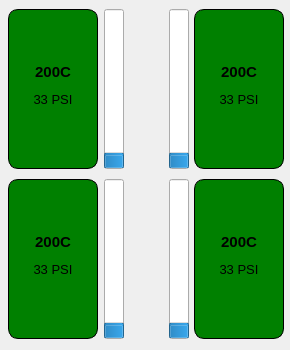
<?xml version="1.0" encoding="UTF-8"?>
<ui version="4.0">
 <class>WheelForm</class>
 <widget class="QWidget" name="WheelForm">
  <property name="geometry">
   <rect>
    <x>0</x>
    <y>0</y>
    <width>290</width>
    <height>350</height>
   </rect>
  </property>
  <property name="windowTitle">
   <string>Form</string>
  </property>
  <widget class="QWidget" name="verticalLayoutWidget">
   <property name="geometry">
    <rect>
     <x>-1</x>
     <y>-1</y>
     <width>291</width>
     <height>351</height>
    </rect>
   </property>
   <layout class="QVBoxLayout" name="verticalLayout">
    <item>
     <widget class="QWidget" name="widget" native="true">
      <widget class="QFrame" name="FL_Wheel_Frame">
       <property name="geometry">
        <rect>
         <x>9</x>
         <y>10</y>
         <width>90</width>
         <height>160</height>
        </rect>
       </property>
       <property name="styleSheet">
        <string notr="true">.QFrame{ background-color: green; border: 1px solid black; border-radius: 10px;}</string>
       </property>
       <property name="frameShape">
        <enum>QFrame::StyledPanel</enum>
       </property>
       <property name="frameShadow">
        <enum>QFrame::Raised</enum>
       </property>
       <widget class="QLabel" name="FL_Wheel_Temp">
        <property name="geometry">
         <rect>
          <x>0</x>
          <y>50</y>
          <width>90</width>
          <height>25</height>
         </rect>
        </property>
        <property name="font">
         <font>
          <pointsize>11</pointsize>
          <weight>75</weight>
          <bold>true</bold>
          <kerning>true</kerning>
         </font>
        </property>
        <property name="text">
         <string>200C</string>
        </property>
        <property name="alignment">
         <set>Qt::AlignCenter</set>
        </property>
       </widget>
       <widget class="QLabel" name="FL_Wheel_Pressure">
        <property name="geometry">
         <rect>
          <x>0</x>
          <y>80</y>
          <width>90</width>
          <height>20</height>
         </rect>
        </property>
        <property name="font">
         <font>
          <pointsize>10</pointsize>
          <weight>50</weight>
          <bold>false</bold>
          <kerning>true</kerning>
         </font>
        </property>
        <property name="text">
         <string>33 PSI</string>
        </property>
        <property name="alignment">
         <set>Qt::AlignCenter</set>
        </property>
       </widget>
      </widget>
      <widget class="QProgressBar" name="FL_Suspension_Bar">
       <property name="geometry">
        <rect>
         <x>105</x>
         <y>10</y>
         <width>20</width>
         <height>160</height>
        </rect>
       </property>
       <property name="maximum">
        <number>100</number>
       </property>
       <property name="value">
        <number>8</number>
       </property>
       <property name="alignment">
        <set>Qt::AlignJustify|Qt::AlignTop</set>
       </property>
       <property name="textVisible">
        <bool>false</bool>
       </property>
       <property name="orientation">
        <enum>Qt::Vertical</enum>
       </property>
      </widget>
      <widget class="QProgressBar" name="FR_Suspension_Bar">
       <property name="geometry">
        <rect>
         <x>170</x>
         <y>10</y>
         <width>20</width>
         <height>160</height>
        </rect>
       </property>
       <property name="maximum">
        <number>100</number>
       </property>
       <property name="value">
        <number>8</number>
       </property>
       <property name="alignment">
        <set>Qt::AlignJustify|Qt::AlignTop</set>
       </property>
       <property name="textVisible">
        <bool>false</bool>
       </property>
       <property name="orientation">
        <enum>Qt::Vertical</enum>
       </property>
      </widget>
      <widget class="QFrame" name="FR_Wheel_Frame">
       <property name="geometry">
        <rect>
         <x>195</x>
         <y>10</y>
         <width>90</width>
         <height>160</height>
        </rect>
       </property>
       <property name="styleSheet">
        <string notr="true">.QFrame{ background-color: green; border: 1px solid black; border-radius: 10px;}</string>
       </property>
       <property name="frameShape">
        <enum>QFrame::StyledPanel</enum>
       </property>
       <property name="frameShadow">
        <enum>QFrame::Raised</enum>
       </property>
       <widget class="QLabel" name="FR_Wheel_Temp">
        <property name="geometry">
         <rect>
          <x>0</x>
          <y>50</y>
          <width>90</width>
          <height>25</height>
         </rect>
        </property>
        <property name="font">
         <font>
          <pointsize>11</pointsize>
          <weight>75</weight>
          <bold>true</bold>
          <kerning>true</kerning>
         </font>
        </property>
        <property name="text">
         <string>200C</string>
        </property>
        <property name="alignment">
         <set>Qt::AlignCenter</set>
        </property>
       </widget>
       <widget class="QLabel" name="FR_Wheel_Pressure">
        <property name="geometry">
         <rect>
          <x>0</x>
          <y>80</y>
          <width>90</width>
          <height>20</height>
         </rect>
        </property>
        <property name="font">
         <font>
          <pointsize>10</pointsize>
          <weight>50</weight>
          <bold>false</bold>
          <kerning>true</kerning>
         </font>
        </property>
        <property name="text">
         <string>33 PSI</string>
        </property>
        <property name="alignment">
         <set>Qt::AlignCenter</set>
        </property>
       </widget>
      </widget>
      <widget class="QProgressBar" name="RL_Suspension_Bar">
       <property name="geometry">
        <rect>
         <x>105</x>
         <y>180</y>
         <width>20</width>
         <height>160</height>
        </rect>
       </property>
       <property name="maximum">
        <number>100</number>
       </property>
       <property name="value">
        <number>8</number>
       </property>
       <property name="alignment">
        <set>Qt::AlignJustify|Qt::AlignTop</set>
       </property>
       <property name="textVisible">
        <bool>false</bool>
       </property>
       <property name="orientation">
        <enum>Qt::Vertical</enum>
       </property>
      </widget>
      <widget class="QFrame" name="RR_Wheel_Frame">
       <property name="geometry">
        <rect>
         <x>195</x>
         <y>180</y>
         <width>90</width>
         <height>160</height>
        </rect>
       </property>
       <property name="styleSheet">
        <string notr="true">.QFrame{ background-color: green; border: 1px solid black; border-radius: 10px;}</string>
       </property>
       <property name="frameShape">
        <enum>QFrame::StyledPanel</enum>
       </property>
       <property name="frameShadow">
        <enum>QFrame::Raised</enum>
       </property>
       <widget class="QLabel" name="RR_Wheel_Temp">
        <property name="geometry">
         <rect>
          <x>0</x>
          <y>50</y>
          <width>90</width>
          <height>25</height>
         </rect>
        </property>
        <property name="font">
         <font>
          <pointsize>11</pointsize>
          <weight>75</weight>
          <bold>true</bold>
          <kerning>true</kerning>
         </font>
        </property>
        <property name="text">
         <string>200C</string>
        </property>
        <property name="alignment">
         <set>Qt::AlignCenter</set>
        </property>
       </widget>
       <widget class="QLabel" name="RR_Wheel_Pressure">
        <property name="geometry">
         <rect>
          <x>0</x>
          <y>80</y>
          <width>90</width>
          <height>20</height>
         </rect>
        </property>
        <property name="font">
         <font>
          <pointsize>10</pointsize>
          <weight>50</weight>
          <bold>false</bold>
          <kerning>true</kerning>
         </font>
        </property>
        <property name="text">
         <string>33 PSI</string>
        </property>
        <property name="alignment">
         <set>Qt::AlignCenter</set>
        </property>
       </widget>
      </widget>
      <widget class="QFrame" name="RL_Wheel_Frame">
       <property name="geometry">
        <rect>
         <x>9</x>
         <y>180</y>
         <width>90</width>
         <height>160</height>
        </rect>
       </property>
       <property name="styleSheet">
        <string notr="true">.QFrame{ background-color: green; border: 1px solid black; border-radius: 10px;}</string>
       </property>
       <property name="frameShape">
        <enum>QFrame::StyledPanel</enum>
       </property>
       <property name="frameShadow">
        <enum>QFrame::Raised</enum>
       </property>
       <widget class="QLabel" name="RL_Wheel_Temp">
        <property name="geometry">
         <rect>
          <x>0</x>
          <y>50</y>
          <width>90</width>
          <height>25</height>
         </rect>
        </property>
        <property name="font">
         <font>
          <pointsize>11</pointsize>
          <weight>75</weight>
          <bold>true</bold>
          <kerning>true</kerning>
         </font>
        </property>
        <property name="text">
         <string>200C</string>
        </property>
        <property name="alignment">
         <set>Qt::AlignCenter</set>
        </property>
       </widget>
       <widget class="QLabel" name="RL_Wheel_Pressure">
        <property name="geometry">
         <rect>
          <x>0</x>
          <y>80</y>
          <width>90</width>
          <height>20</height>
         </rect>
        </property>
        <property name="font">
         <font>
          <pointsize>10</pointsize>
          <weight>50</weight>
          <bold>false</bold>
          <kerning>true</kerning>
         </font>
        </property>
        <property name="text">
         <string>33 PSI</string>
        </property>
        <property name="alignment">
         <set>Qt::AlignCenter</set>
        </property>
       </widget>
      </widget>
      <widget class="QProgressBar" name="RR_Suspension_Bar">
       <property name="geometry">
        <rect>
         <x>170</x>
         <y>180</y>
         <width>20</width>
         <height>160</height>
        </rect>
       </property>
       <property name="maximum">
        <number>100</number>
       </property>
       <property name="value">
        <number>8</number>
       </property>
       <property name="alignment">
        <set>Qt::AlignJustify|Qt::AlignTop</set>
       </property>
       <property name="textVisible">
        <bool>false</bool>
       </property>
       <property name="orientation">
        <enum>Qt::Vertical</enum>
       </property>
      </widget>
     </widget>
    </item>
   </layout>
  </widget>
 </widget>
 <resources/>
 <connections/>
</ui>
